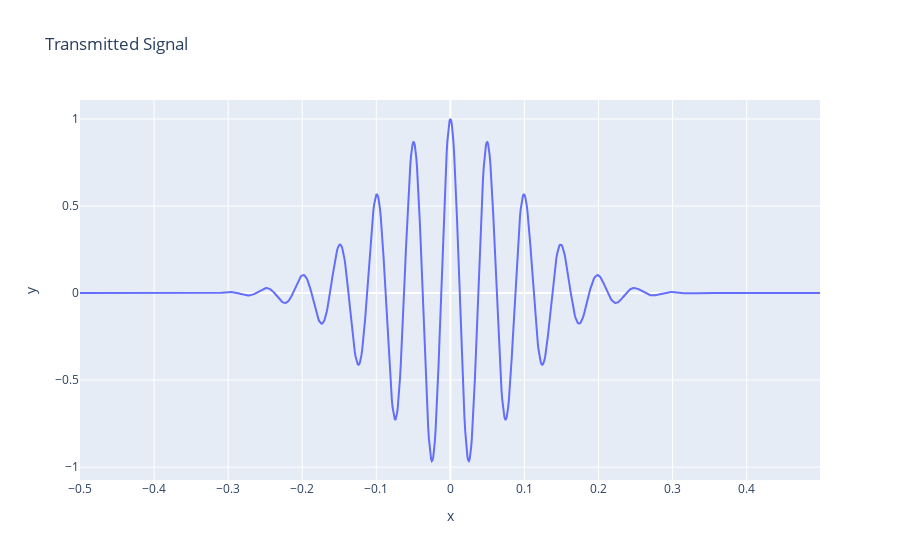

The code cell stored with this chart in its notebook:
### Markdown cell above
Generate transmit cosine (Fig. 3 in paper).
The paper just uses a simple sinusiod with rectangular pulse (infinite BW), instead we use a gaussian pulse shape which is more realistic.

### Code cell
fig = px.line(x=t, y=x, title="Transmitted Signal")
fig.show()

### Figure 1 — Plotly figure (JSON) as saved in the notebook; plotly's stock layout.template omitted (floating-point values rounded to 4 significant figures; data arrays with more than 128 entries replaced by an {"elided": "..."} marker saying what was removed)
{"data": [{"hovertemplate": "x=%{x}<br>y=%{y}<extra></extra>", "legendgroup": "", "line": {"color": "#636efa", "dash": "solid"}, "marker": {"symbol": "circle"}, "mode": "lines", "name": "", "orientation": "v", "showlegend": false, "type": "scatter", "x": {"elided": "1000 float values"}, "xaxis": "x", "y": {"elided": "1000 float values"}, "yaxis": "y"}], "layout": {"autosize": true, "legend": {"tracegroupgap": 0}, "title": {"text": "Transmitted Signal"}, "xaxis": {"anchor": "y", "autorange": true, "domain": [0, 1], "range": [-0.5, 0.499], "title": {"text": "x"}, "type": "linear"}, "yaxis": {"anchor": "x", "autorange": true, "domain": [0, 1], "range": [-1.074, 1.109], "title": {"text": "y"}, "type": "linear"}}}
